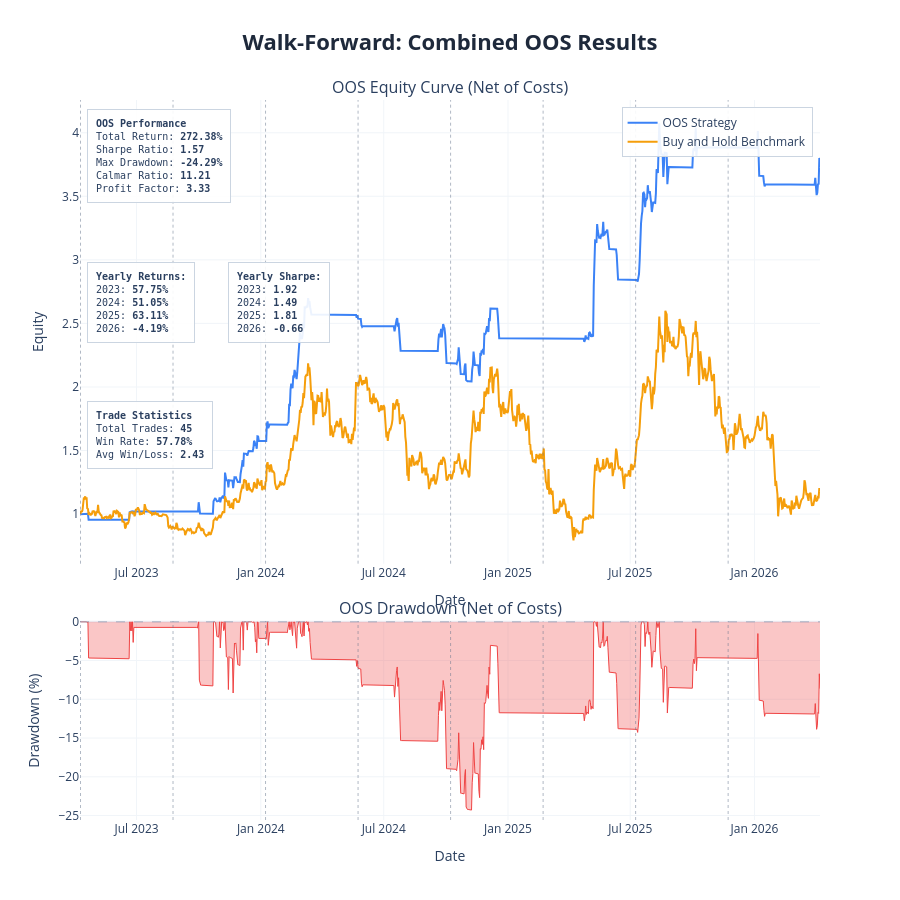

Notebook cell for this chart:
### Markdown cell above
---
## Results Charts and Cost Stress Test

| Parameter | Description | Default |
|---|---|---|
| `show_fold_perf` | IS vs OOS bars for return, Sharpe, drawdown per fold | `False` |
| `show_param_evol` | Parameter evolution across folds with ±1 std bands | `False` |
| `show_oos_equity` | Combined OOS equity curve + drawdown with fold boundaries | `True` |
| `show_trades` | Overlay entry/exit markers on OOS equity chart | `False` |
| `benchmark_data` | DataFrame with `Close` column for buy & hold comparison | `None` |
| `save_html_dir` | Directory path to save charts as HTML files, or `None` | `None` |

**Cost Stress Test:** re-run the combined OOS backtest at 1×, 1.5×, 2×, 3× the base cost. Fragile strategies collapse; robust ones degrade gradually.

### Code cell
plot_walk_forward_results(
    results          = results,
    param_defs       = PARAM_DEFS,
    fixed_params     = FIXED_PARAMS,
    benchmark_data   = df,
    show             = True,
    save_html_dir    = None,
    show_fold_perf   = False,   # IS vs OOS bars by fold
    show_param_evol  = False,   # parameter evolution across folds
    show_oos_equity  = True,   # combined OOS equity curve
    show_trades      = False,  # trade markers on OOS equity chart
)

# ── transaction cost stress test ──────────────────────────────────────────

if results['oos_combined_df'] is not None:
    cost_df = cost_stress_test(
        oos_combined_df  = results['oos_combined_df'],
        cost_multipliers = (1.0, 1.5, 2.0, 3.0),
        base_cost        = COST,
    )
else:
    print('No combined OOS dataframe — skip cost stress test')

### Figure 1 — Plotly figure (JSON) as saved in the notebook; plotly's stock layout.template omitted (floating-point values rounded to 4 significant figures; data arrays with more than 128 entries replaced by an {"elided": "..."} marker saying what was removed)
{"data": [{"hovertemplate": "<b>OOS Strategy</b><br>Date: %{x}<br>Equity: %{y:.4f}<extra></extra>", "line": {"color": "#3b82f6", "width": 2}, "mode": "lines", "name": "OOS Strategy", "type": "scatter", "x": {"elided": "1096 str values"}, "xaxis": "x", "y": {"elided": "1096 float values"}, "yaxis": "y"}, {"hovertemplate": "<b>Buy and Hold Benchmark</b><br>Date: %{x}<br>Equity: %{y:.4f}<extra></extra>", "line": {"color": "#f59e0b", "width": 2}, "mode": "lines", "name": "Buy and Hold Benchmark", "type": "scatter", "x": {"elided": "1096 str values"}, "xaxis": "x", "y": {"elided": "1096 float values"}, "yaxis": "y"}, {"fill": "tozeroy", "fillcolor": "rgba(239, 68, 68, 0.3)", "hovertemplate": "<b>Drawdown</b><br>Date: %{x}<br>%{y:.2f}%<extra></extra>", "line": {"color": "#ef4444", "width": 1}, "mode": "lines", "name": "Drawdown", "showlegend": false, "type": "scatter", "x": {"elided": "1096 str values"}, "xaxis": "x2", "y": {"elided": "1096 float values"}, "yaxis": "y2"}], "layout": {"annotations": [{"font": {"size": 16}, "showarrow": false, "text": "OOS Equity Curve (Net of Costs)", "x": 0.5, "xanchor": "center", "xref": "paper", "y": 1, "yanchor": "bottom", "yref": "paper"}, {"font": {"size": 16}, "showarrow": false, "text": "OOS Drawdown (Net of Costs)", "x": 0.5, "xanchor": "center", "xref": "paper", "y": 0.276, "yanchor": "bottom", "yref": "paper"}, {"align": "left", "bgcolor": "rgba(255, 255, 255, 0.9)", "bordercolor": "#cbd5e1", "borderpad": 8, "borderwidth": 1, "font": {"family": "monospace", "size": 10}, "showarrow": false, "text": "<b>OOS Performance</b><br>Total Return: <b>272.38%</b><br>Sharpe Ratio: <b>1.57</b><br>Max Drawdown: <b>-24.29%</b><br>Calmar Ratio: <b>11.21</b><br>Profit Factor: <b>3.33</b>", "x": 0.01, "xanchor": "left", "xref": "x domain", "y": 0.98, "yanchor": "top", "yref": "y domain"}, {"align": "left", "bgcolor": "rgba(255, 255, 255, 0.9)", "bordercolor": "#cbd5e1", "borderpad": 8, "borderwidth": 1, "font": {"family": "monospace", "size": 10}, "showarrow": false, "text": "<b>Yearly Returns:</b><br>2023: <b>57.75%</b><br>2024: <b>51.05%</b><br>2025: <b>63.11%</b><br>2026: <b>-4.19%</b><br>", "x": 0.01, "xanchor": "left", "xref": "x domain", "y": 0.65, "yanchor": "top", "yref": "y domain"}, {"align": "left", "bgcolor": "rgba(255, 255, 255, 0.9)", "bordercolor": "#cbd5e1", "borderpad": 8, "borderwidth": 1, "font": {"family": "monospace", "size": 10}, "showarrow": false, "text": "<b>Yearly Sharpe:</b><br>2023: <b>1.92</b><br>2024: <b>1.49</b><br>2025: <b>1.81</b><br>2026: <b>-0.66</b><br>", "x": 0.2, "xanchor": "left", "xref": "x domain", "y": 0.65, "yanchor": "top", "yref": "y domain"}, {"align": "left", "bgcolor": "rgba(255, 255, 255, 0.9)", "bordercolor": "#cbd5e1", "borderpad": 8, "borderwidth": 1, "font": {"family": "monospace", "size": 10}, "showarrow": false, "text": "<b>Trade Statistics</b><br>Total Trades: <b>45</b><br>Win Rate: <b>57.78%</b><br>Avg Win/Loss: <b>2.43</b>", "x": 0.01, "xanchor": "left", "xref": "x domain", "y": 0.35, "yanchor": "top", "yref": "y domain"}], "height": 900, "hovermode": "x unified", "legend": {"bgcolor": "rgba(255, 255, 255, 0.9)", "bordercolor": "#cbd5e1", "borderwidth": 1, "x": 0.99, "xanchor": "right", "y": 0.99, "yanchor": "top"}, "shapes": [{"line": {"color": "#94a3b8", "dash": "dash", "width": 1}, "type": "line", "x0": 0, "x1": 1, "xref": "x2 domain", "y0": 0, "y1": 0, "yref": "y2"}, {"line": {"color": "rgba(100,116,139,0.5)", "dash": "dot", "width": 1}, "type": "line", "x0": "2023-04-09 00:00:00", "x1": "2023-04-09 00:00:00", "xref": "x", "y0": 0, "y1": 1, "yref": "y domain"}, {"line": {"color": "rgba(100,116,139,0.5)", "dash": "dot", "width": 1}, "type": "line", "x0": "2023-04-09 00:00:00", "x1": "2023-04-09 00:00:00", "xref": "x2", "y0": 0, "y1": 1, "yref": "y2 domain"}, {"line": {"color": "rgba(100,116,139,0.5)", "dash": "dot", "width": 1}, "type": "line", "x0": "2023-08-24 00:00:00", "x1": "2023-08-24 00:00:00", "xref": "x", "y0": 0, "y1": 1, "yref": "y domain"}, {"line": {"color": "rgba(100,116,139,0.5)", "dash": "dot", "width": 1}, "type": "line", "x0": "2023-08-24 00:00:00", "x1": "2023-08-24 00:00:00", "xref": "x2", "y0": 0, "y1": 1, "yref": "y2 domain"}, {"line": {"color": "rgba(100,116,139,0.5)", "dash": "dot", "width": 1}, "type": "line", "x0": "2024-01-08 00:00:00", "x1": "2024-01-08 00:00:00", "xref": "x", "y0": 0, "y1": 1, "yref": "y domain"}, {"line": {"color": "rgba(100,116,139,0.5)", "dash": "dot", "width": 1}, "type": "line", "x0": "2024-01-08 00:00:00", "x1": "2024-01-08 00:00:00", "xref": "x2", "y0": 0, "y1": 1, "yref": "y2 domain"}, {"line": {"color": "rgba(100,116,139,0.5)", "dash": "dot", "width": 1}, "type": "line", "x0": "2024-05-24 00:00:00", "x1": "2024-05-24 00:00:00", "xref": "x", "y0": 0, "y1": 1, "yref": "y domain"}, {"line": {"color": "rgba(100,116,139,0.5)", "dash": "dot", "width": 1}, "type": "line", "x0": "2024-05-24 00:00:00", "x1": "2024-05-24 00:00:00", "xref": "x2", "y0": 0, "y1": 1, "yref": "y2 domain"}, {"line": {"color": "rgba(100,116,139,0.5)", "dash": "dot", "width": 1}, "type": "line", "x0": "2024-10-08 00:00:00", "x1": "2024-10-08 00:00:00", "xref": "x", "y0": 0, "y1": 1, "yref": "y domain"}, {"line": {"color": "rgba(100,116,139,0.5)", "dash": "dot", "width": 1}, "type": "line", "x0": "2024-10-08 00:00:00", "x1": "2024-10-08 00:00:00", "xref": "x2", "y0": 0, "y1": 1, "yref": "y2 domain"}, {"line": {"color": "rgba(100,116,139,0.5)", "dash": "dot", "width": 1}, "type": "line", "x0": "2025-02-22 00:00:00", "x1": "2025-02-22 00:00:00", "xref": "x", "y0": 0, "y1": 1, "yref": "y domain"}, {"line": {"color": "rgba(100,116,139,0.5)", "dash": "dot", "width": 1}, "type": "line", "x0": "2025-02-22 00:00:00", "x1": "2025-02-22 00:00:00", "xref": "x2", "y0": 0, "y1": 1, "yref": "y2 domain"}, {"line": {"color": "rgba(100,116,139,0.5)", "dash": "dot", "width": 1}, "type": "line", "x0": "2025-07-09 00:00:00", "x1": "2025-07-09 00:00:00", "xref": "x", "y0": 0, "y1": 1, "yref": "y domain"}, {"line": {"color": "rgba(100,116,139,0.5)", "dash": "dot", "width": 1}, "type": "line", "x0": "2025-07-09 00:00:00", "x1": "2025-07-09 00:00:00", "xref": "x2", "y0": 0, "y1": 1, "yref": "y2 domain"}, {"line": {"color": "rgba(100,116,139,0.5)", "dash": "dot", "width": 1}, "type": "line", "x0": "2025-11-23 00:00:00", "x1": "2025-11-23 00:00:00", "xref": "x", "y0": 0, "y1": 1, "yref": "y domain"}, {"line": {"color": "rgba(100,116,139,0.5)", "dash": "dot", "width": 1}, "type": "line", "x0": "2025-11-23 00:00:00", "x1": "2025-11-23 00:00:00", "xref": "x2", "y0": 0, "y1": 1, "yref": "y2 domain"}], "showlegend": true, "title": {"font": {"color": "#1E293B", "size": 22}, "text": "<b>Walk-Forward: Combined OOS Results</b>", "x": 0.5, "xanchor": "center"}, "xaxis": {"anchor": "y", "domain": [0, 1], "gridcolor": "#f1f5f9", "gridwidth": 1, "showgrid": true, "title": {"text": "Date"}}, "xaxis2": {"anchor": "y2", "domain": [0, 1], "gridcolor": "#f1f5f9", "gridwidth": 1, "showgrid": true, "title": {"text": "Date"}}, "yaxis": {"anchor": "x", "domain": [0.356, 1], "gridcolor": "#f1f5f9", "gridwidth": 1, "showgrid": true, "title": {"text": "Equity"}}, "yaxis2": {"anchor": "x2", "domain": [0, 0.276], "gridcolor": "#f1f5f9", "gridwidth": 1, "showgrid": true, "title": {"text": "Drawdown (%)"}}}}
